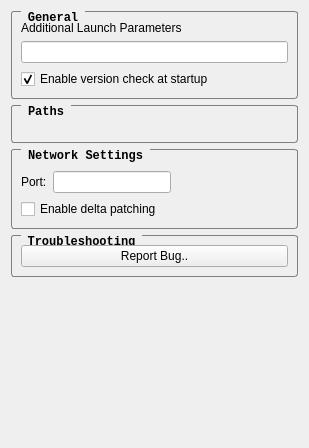
<?xml version="1.0" encoding="UTF-8"?>
<ui version="4.0">
 <class>AsSettingsView</class>
 <widget class="QWidget" name="AsSettingsView">
  <property name="geometry">
   <rect>
    <x>0</x>
    <y>0</y>
    <width>309</width>
    <height>448</height>
   </rect>
  </property>
  <property name="font">
   <font>
    <family>Courier New</family>
    <bold>true</bold>
   </font>
  </property>
  <property name="windowTitle">
   <string>Form</string>
  </property>
  <property name="styleSheet">
   <string notr="true">QGroupBox {
    border: 1px solid gray;
    border-radius: 3px;
    margin-top: 0.5em;
    font: bold &quot;Times New Roman&quot;;
}

QGroupBox::title {
    subcontrol-origin: margin;
    left: 10px;
    padding: 0 3px 0 3px;
}</string>
  </property>
  <layout class="QVBoxLayout" name="verticalLayout">
   <item>
    <widget class="QGroupBox" name="generalBox">
     <property name="styleSheet">
      <string notr="true"/>
     </property>
     <property name="title">
      <string>General</string>
     </property>
     <property name="flat">
      <bool>false</bool>
     </property>
     <layout class="QVBoxLayout" name="verticalLayout_6">
      <item>
       <widget class="QLabel" name="label">
        <property name="text">
         <string>Additional Launch Parameters</string>
        </property>
       </widget>
      </item>
      <item>
       <widget class="QLineEdit" name="parametersLineEdit"/>
      </item>
      <item>
       <widget class="QCheckBox" name="versionCheckBox">
        <property name="text">
         <string>Enable version check at startup</string>
        </property>
        <property name="checked">
         <bool>true</bool>
        </property>
       </widget>
      </item>
     </layout>
    </widget>
   </item>
   <item>
    <widget class="QGroupBox" name="pathsBox">
     <property name="title">
      <string>Paths</string>
     </property>
     <layout class="QVBoxLayout" name="verticalLayout_2">
      <item>
       <widget class="PathSetting" name="steamPathSetting" native="true"/>
      </item>
      <item>
       <widget class="PathSetting" name="arma3PathSetting" native="true"/>
      </item>
      <item>
       <widget class="PathSetting" name="modsPathSetting" native="true"/>
      </item>
      <item>
       <widget class="PathSetting" name="teamspeakPathSetting" native="true"/>
      </item>
     </layout>
    </widget>
   </item>
   <item>
    <widget class="QGroupBox" name="networkBox">
     <property name="title">
      <string>Network Settings</string>
     </property>
     <layout class="QVBoxLayout" name="verticalLayout_5">
      <item>
       <widget class="OptionalSetting" name="uploadSetting" native="true"/>
      </item>
      <item>
       <widget class="OptionalSetting" name="downloadSetting" native="true"/>
      </item>
      <item>
       <layout class="QHBoxLayout" name="horizontalLayout">
        <item>
         <widget class="QLabel" name="label_2">
          <property name="text">
           <string>Port:</string>
          </property>
         </widget>
        </item>
        <item>
         <widget class="QLineEdit" name="portLineEdit"/>
        </item>
        <item>
         <spacer name="horizontalSpacer">
          <property name="orientation">
           <enum>Qt::Orientation::Horizontal</enum>
          </property>
          <property name="sizeHint" stdset="0">
           <size>
            <width>40</width>
            <height>20</height>
           </size>
          </property>
         </spacer>
        </item>
       </layout>
      </item>
      <item>
       <widget class="QCheckBox" name="deltaPatchingCheckbox">
        <property name="text">
         <string>Enable delta patching</string>
        </property>
       </widget>
      </item>
     </layout>
    </widget>
   </item>
   <item>
    <widget class="QGroupBox" name="troubleshootingBox">
     <property name="title">
      <string>Troubleshooting</string>
     </property>
     <layout class="QVBoxLayout" name="verticalLayout_3">
      <item>
       <widget class="QPushButton" name="reportButton">
        <property name="text">
         <string>Report Bug..</string>
        </property>
       </widget>
      </item>
     </layout>
    </widget>
   </item>
   <item>
    <spacer name="verticalSpacer">
     <property name="orientation">
      <enum>Qt::Orientation::Vertical</enum>
     </property>
     <property name="sizeHint" stdset="0">
      <size>
       <width>20</width>
       <height>40</height>
      </size>
     </property>
    </spacer>
   </item>
  </layout>
 </widget>
 <customwidgets>
  <customwidget>
   <class>OptionalSetting</class>
   <extends>QWidget</extends>
   <header>view/optionalsetting.h</header>
   <container>1</container>
  </customwidget>
  <customwidget>
   <class>PathSetting</class>
   <extends>QWidget</extends>
   <header>view/pathsetting.h</header>
   <container>1</container>
  </customwidget>
 </customwidgets>
 <resources/>
 <connections/>
</ui>
